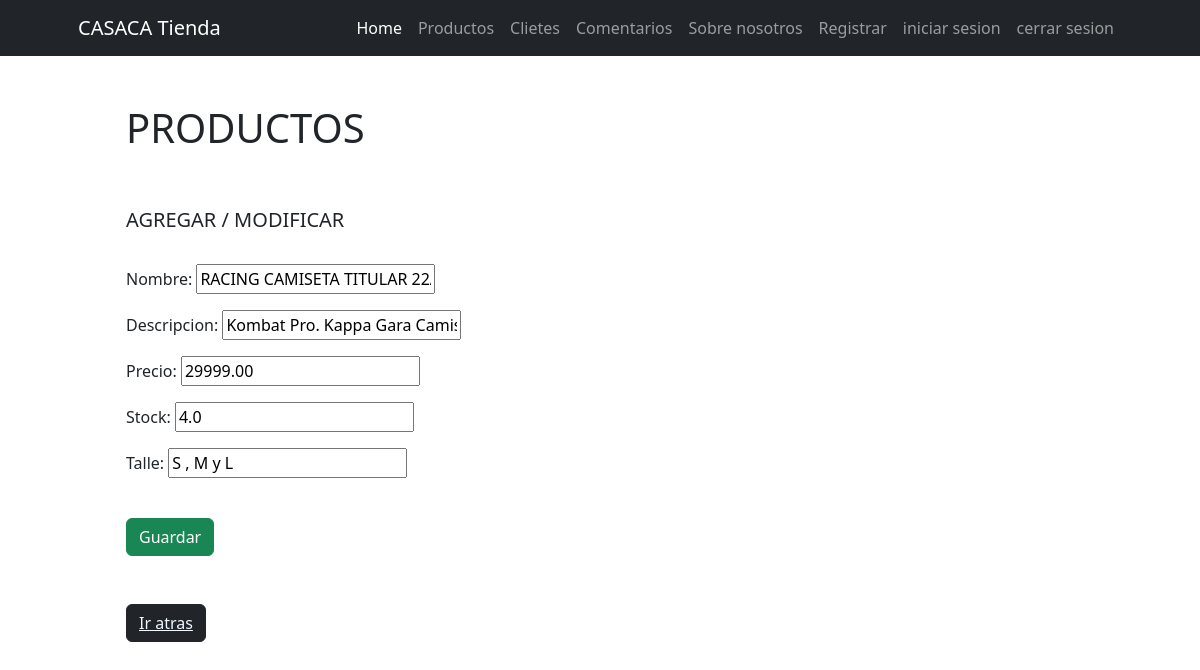
/producto/producto/update/2, run on an earlier commit of the app's database.
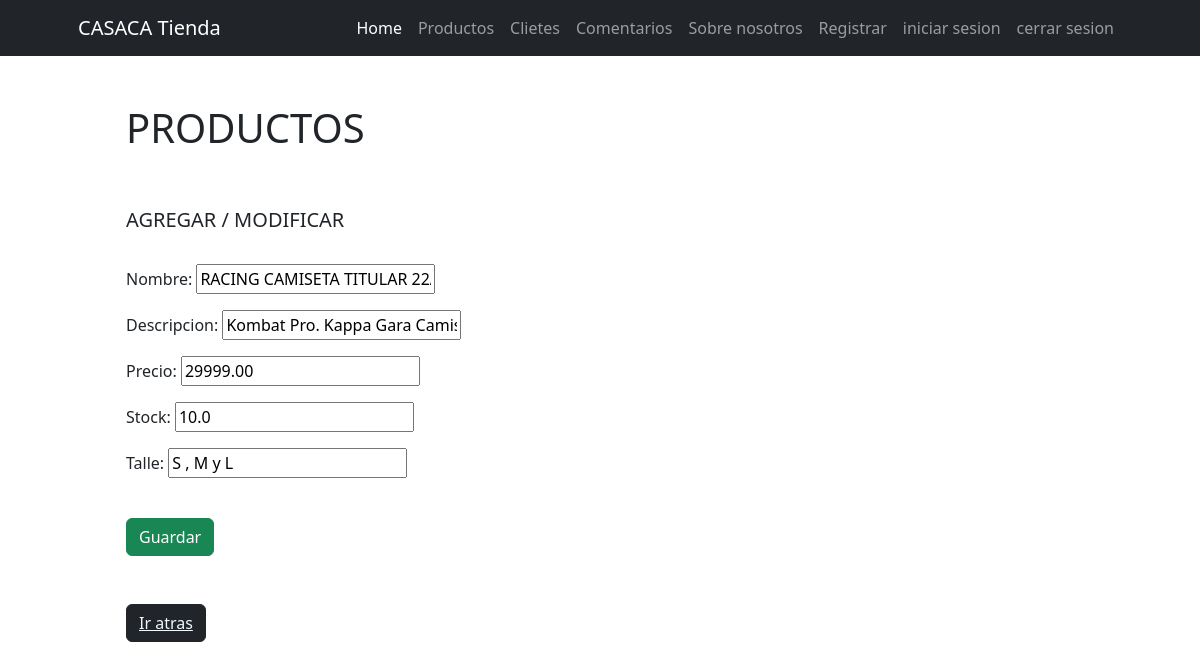
And on a later commit of the database.
### producto/models.py (models this page shows, shortened)
class Producto(models.Model):
    nombre = models.CharField(max_length=100)
    descripcion = models.CharField(max_length=1000, null=True, blank=True, verbose_name="descripcion")
    precio = models.DecimalField(max_digits=10, decimal_places=2)
    stock = models.IntegerField()
    talle = models.CharField(max_length=10,  null=True, blank=True, verbose_name="talle")

### producto/views.py (the view)
# urls.py: path("producto/update/<int:pk>", views.ProductoUpdate.as_view(), name="producto_update"),
class ProductoUpdate(UpdateView, LoginRequiredMixin):
    model = models.Producto
    form_class = forms.ProductoForm
    success_url = reverse_lazy("producto:producto_list")

### producto/forms.py
class ProductoForm(forms.ModelForm):
    class Meta:
        model = models.Producto
        fields = "__all__"

### producto/templates/producto/producto_form.html (shortened to what this page needs)
{% extends 'producto/base.html' %}
{% block producto %}
    <BR>
    <h5>AGREGAR / MODIFICAR</h5>
    <br>
    <form action=""method="post">
        {{ form.as_p }}
        <br>
        <button type="submit" class="btn btn-success">Guardar</button>
    </form>
 <br>
 <br>
    <button class="btn btn-dark"><a style="color: aliceblue;" href="{% url 'producto:producto_list' %}">Ir atras</a></button>
{% endblock producto %}

What changed in the data, as far as the page shows it:
changed Producto "RACING CAMISETA TITULAR 22/23": stock "4.0" → "10.0"
